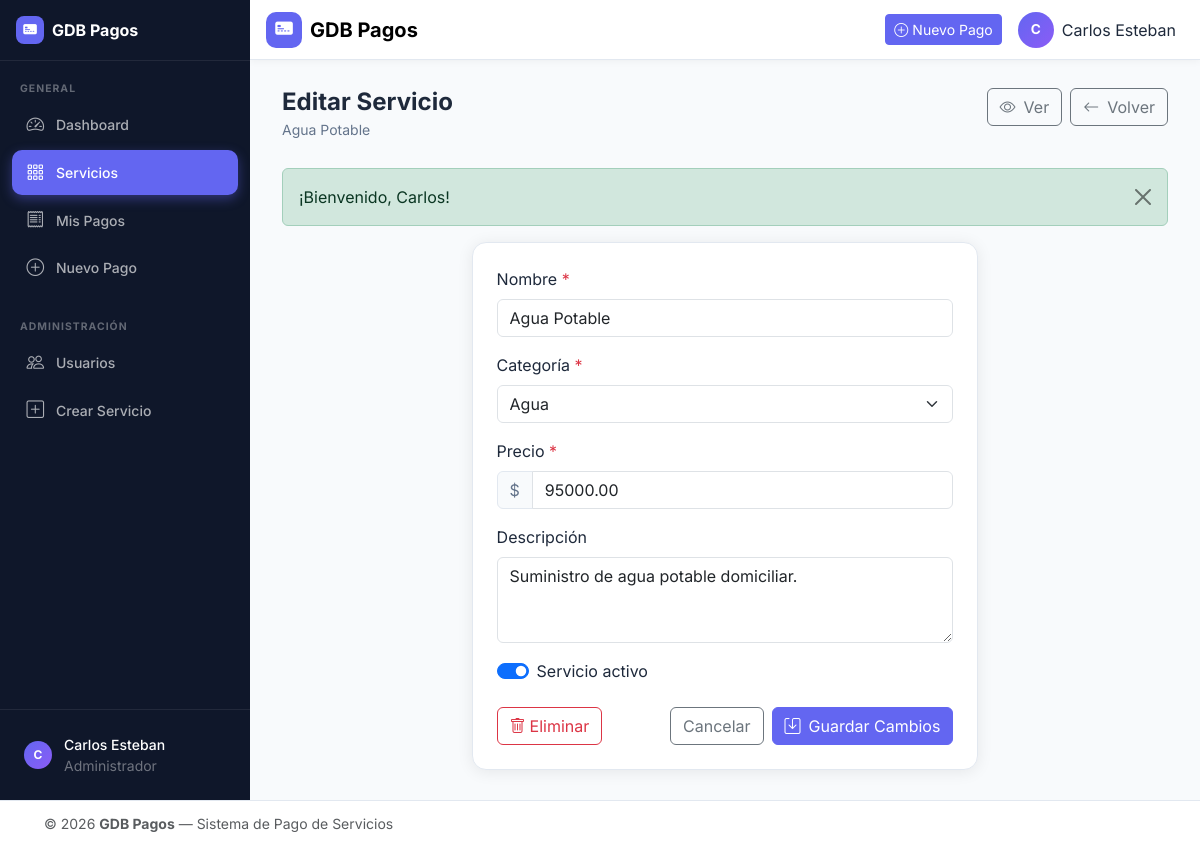
/index.php?url=servicios/edit/2 (signed in), run on the app's committed database.
### tables this page shows
CREATE TABLE IF NOT EXISTS servicios (
    id INT UNSIGNED AUTO_INCREMENT PRIMARY KEY,
    nombre VARCHAR(150) NOT NULL,
    descripcion TEXT DEFAULT NULL,
    categoria VARCHAR(80) NOT NULL,
    precio DECIMAL(10,2) NOT NULL DEFAULT 0.00,
    activo TINYINT(1) NOT NULL DEFAULT 1,

    created_at TIMESTAMP DEFAULT CURRENT_TIMESTAMP,
    updated_at TIMESTAMP DEFAULT CURRENT_TIMESTAMP
        ON UPDATE CURRENT_TIMESTAMP

);

### app/controllers/ServicioController.php (called while the page is built, shortened)
<?php
require_once dirname(__DIR__) . '/models/Servicio.php';
require_once dirname(__DIR__) . '/helpers/auth.php';
class ServicioController
{
    private Servicio $model;
    public function __construct()
    {
        $this->model = new Servicio();
    }
    public function editForm(int $id): void
    {
        $servicio = $this->model->findById($id);
        $flash      = getFlash();
        $categorias = $this->model->categorias();
        require_once dirname(__DIR__) . '/views/servicios/edit.php';
    }
}

### app/config/database.php (called while the page is built, shortened)
<?php
class Database
{
    private static ?PDO $instance = null;
    public static function getInstance(): PDO
    {
        if (self::$instance === null) {
            $host    = getenv('DB_HOST') ?: '127.0.0.1';
            $port    = getenv('DB_PORT') ?: '3306';
            $name    = getenv('DB_NAME') ?: 'gdb_pagos';
            $user    = getenv('DB_USER') ?: 'root';
            $pass    = getenv('DB_PASS') ?: '';
            $charset = 'utf8mb4';
            $dsn = "mysql:host=$host;port=$port;dbname=$name;charset=$charset";
            $options = [
                PDO::ATTR_ERRMODE            => PDO::ERRMODE_EXCEPTION,
                PDO::ATTR_DEFAULT_FETCH_MODE => PDO::FETCH_ASSOC,
                PDO::ATTR_EMULATE_PREPARES   => false,
            ];
            try {
                self::$instance = new PDO($dsn, $user, $pass, $options);
            } catch (PDOException $e) {
                http_response_code(500);
                die(json_encode(['error' => 'Error de conexión a la base de datos: ' . $e->getMessage()]));
            }
        }
        return self::$instance;
    }
}

### app/models/Servicio.php (called while the page is built, shortened)
<?php
require_once dirname(__DIR__) . '/config/database.php';
class Servicio
{
    private PDO $db;
    public function __construct()
    {
        $this->db = Database::getInstance();
    }
    public function findById(int $id): array|false
    {
        $stmt = $this->db->prepare('SELECT * FROM servicios WHERE id = :id LIMIT 1');
        $stmt->execute([':id' => $id]);
        return $stmt->fetch();
    }
    public function categorias(): array
    {
        $stmt = $this->db->query(
            'SELECT DISTINCT categoria FROM servicios ORDER BY categoria'
        );
        return $stmt->fetchAll(PDO::FETCH_COLUMN);
    }
}

### app/helpers/auth.php (called while the page is built, shortened)
<?php
function getFlash(): ?array
{
    if (isset($_SESSION['flash'])) {
        $flash = $_SESSION['flash'];
        return $flash;
    }
    return null;
}

### app/views/servicios/edit.php (the view, shortened to what this page needs)
<?php
require_once dirname(__DIR__, 2) . '/helpers/auth.php';
$categoriasDefault = ['Energía', 'Agua', 'Telecom', 'Municipal', 'Seguros'];
$todasCategorias   = array_unique(array_merge($categoriasDefault, $categorias ?? []));
sort($todasCategorias);
?>
<?php require_once dirname(__DIR__) . '/layouts/header.php'; ?>
<div class="app-wrapper">
    <?php require_once dirname(__DIR__) . '/layouts/sidebar.php'; ?>
    <div class="app-main">
        <?php require_once dirname(__DIR__) . '/layouts/navbar.php'; ?>
        <main class="main-content">
            <div class="page-header">
                <div>
                    <h1 class="page-title">Editar Servicio</h1>
                    <p class="page-subtitle"><?= htmlspecialchars($servicio['nombre']) ?></p>
                </div>
                <div class="d-flex gap-2">
                    <a href="<?= $appUrl ?>/index.php?url=servicios/show/<?= $servicio['id'] ?>"
                       class="btn btn-outline-secondary">
                        <i class="bi bi-eye me-2"></i>Ver
                    </a>
                    <a href="<?= $appUrl ?>/index.php?url=servicios" class="btn btn-outline-secondary">
                        <i class="bi bi-arrow-left me-2"></i>Volver
                    </a>
                </div>
            </div>
            <?php if ($flash): ?>
            <div class="alert alert-<?= htmlspecialchars($flash['type']) ?> alert-dismissible fade show" role="alert" id="editServicioFlash">
                <?= $flash['message'] ?>
                <button type="button" class="btn-close" data-bs-dismiss="alert" aria-label="Cerrar"></button>
            </div>
            <?php endif; ?>
            <div class="row justify-content-center">
                <div class="col-lg-7">
                    <div class="card-custom">
                        <div class="card-custom-body">
                            <form action="<?= $appUrl ?>/index.php?url=servicios/edit/<?= $servicio['id'] ?>"
                                  method="POST" id="editServicioForm" novalidate>
                                <div class="mb-3">
                                    <label for="nombre" class="form-label">Nombre <span class="text-danger">*</span></label>
                                    <input type="text" class="form-control" id="nombre" name="nombre"
                                           required maxlength="150"
                                           value="<?= htmlspecialchars($_POST['nombre'] ?? $servicio['nombre']) ?>">
                                </div>
                                <div class="mb-3">
                                    <label for="categoria" class="form-label">Categoría <span class="text-danger">*</span></label>
                                    <select class="form-select" id="categoria" name="categoria" required>
                                        <?php foreach ($todasCategorias as $cat): ?>
                                        <option value="<?= htmlspecialchars($cat) ?>"
                                            <?= (($_POST['categoria'] ?? $servicio['categoria']) === $cat) ? 'selected' : '' ?>>
                                            <?= htmlspecialchars($cat) ?>
                                        </option>
                                        <?php endforeach; ?>
                                    </select>
                                </div>
                                <div class="mb-3">
                                    <label for="precio" class="form-label">Precio <span class="text-danger">*</span></label>
                                    <div class="input-group">
                                        <span class="input-group-text">$</span>
                                        <input type="number" class="form-control" id="precio" name="precio"
                                               min="0.01" step="0.01" required
                                               value="<?= htmlspecialchars((string)($_POST['precio'] ?? $servicio['precio'])) ?>">
                                    </div>
                                </div>
                                <div class="mb-3">
                                    <label for="descripcion" class="form-label">Descripción</label>
                                    <textarea class="form-control" id="descripcion" name="descripcion"
                                              rows="3" maxlength="1000"><?= htmlspecialchars($_POST['descripcion'] ?? $servicio['descripcion'] ?? '') ?></textarea>
                                </div>
                                <div class="mb-4 form-check form-switch">
                                    <input class="form-check-input" type="checkbox" id="activo" name="activo"
                                           <?= (bool)($_POST['activo'] ?? $servicio['activo']) ? 'checked' : '' ?>>
                                    <label class="form-check-label" for="activo">Servicio activo</label>
                                </div>
                                <div class="d-flex gap-2 justify-content-end">
                                    <a href="<?= $appUrl ?>/index.php?url=servicios/delete/<?= $servicio['id'] ?>"
                                       class="btn btn-outline-danger me-auto"
                                       onclick="return confirm('¿Eliminar este servicio?')"
                                       id="deleteServicioFromEditBtn">
                                        <i class="bi bi-trash me-1"></i>Eliminar
                                    </a>
                                    <a href="<?= $appUrl ?>/index.php?url=servicios" class="btn btn-outline-secondary">
                                        Cancelar
                                    </a>
                                    <button type="submit" class="btn btn-primary" id="editServicioSubmitBtn">
                                        <i class="bi bi-save me-2"></i>Guardar Cambios
                                    </button>
                                </div>
                            </form>
                        </div>
                    </div>
                </div>
            </div>
        </main>
    </div>
</div>
<?php require_once dirname(__DIR__) . '/layouts/footer.php'; ?>

### public/css/style.css (style rules this page uses)
:root { --brand-primary: #6366f1; --brand-primary-dk: #4f46e5; --brand-accent: #8b5cf6; --sidebar-bg: #0f172a; --sidebar-width: 250px; --navbar-h: 60px; --footer-h: 44px; --radius-card: 14px; --shadow-card: 0 2px 16px rgba(0,0,0,.08); --transition: .2s ease; --font-main: 'Inter', system-ui, -apple-system, sans-serif; --color-text: #1e293b; --color-muted: #64748b; --color-bg: #f8fafc; --color-surface: #ffffff; --color-border: #e2e8f0; }
*, *::before, *::after { box-sizing: border-box; }
body { font-family: var(--font-main); color: var(--color-text); background-color: var(--color-bg); margin: 0; -webkit-font-smoothing: antialiased; }
a { text-decoration: none; color: var(--brand-primary); }
.app-layout { background: var(--color-bg); }
.app-wrapper { display: flex; min-height: 100vh; }
.app-main { flex: 1; margin-left: var(--sidebar-width); display: flex; flex-direction: column; min-height: 100vh; }
.main-content { flex: 1; padding: 1.75rem 2rem; }
.page-header { display: flex; align-items: flex-start; justify-content: space-between; gap: 1rem; margin-bottom: 1.75rem; flex-wrap: wrap; }
.page-title { font-size: 1.5rem; font-weight: 700; margin-bottom: .15rem; }
.page-subtitle { color: var(--color-muted); font-size: .875rem; margin-bottom: 0; }
.card-custom { background: var(--color-surface); border-radius: var(--radius-card); border: 1px solid var(--color-border); box-shadow: var(--shadow-card); overflow: hidden; }
.card-custom-body { padding: 1.5rem; }
.btn-primary { background: var(--brand-primary); border-color: var(--brand-primary); }
.input-group-text { background: #f8fafc; border-color: var(--color-border); color: var(--color-muted); }
.card-custom { animation: fadeUp .3s ease both; }

### data on the page
servicios: nombre "Agua Potable", categoria "Agua", precio "95000.00", descripcion "Suministro de agua potable domiciliar.", activo "☑"

### other printed values
substr(currentUserName(), 0, 1) "C"
currentUserName() "Carlos Esteban"
$appName "GDB Pagos"
$flash['message'] "¡Bienvenido, Carlos!"
